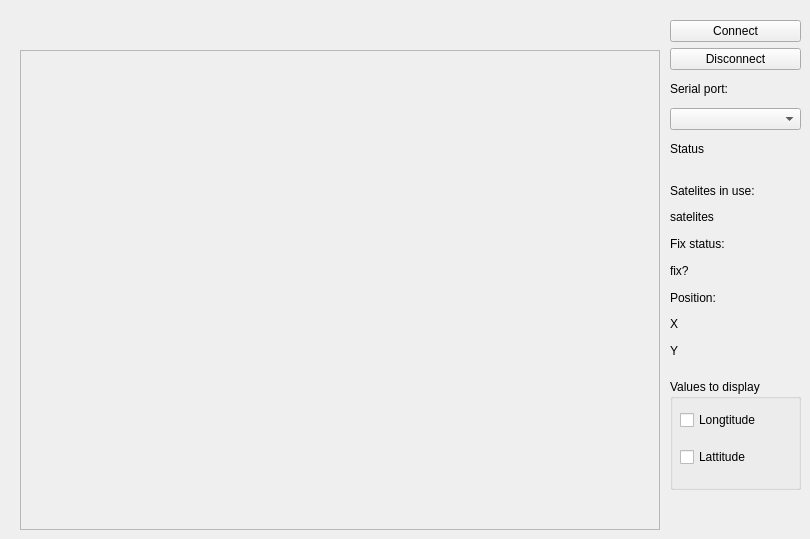
    <widget class="QWidget" name="gpsTab">
     <attribute name="title">
      <string>GPS</string>
     </attribute>
     <widget class="QLabel" name="gpsDisplayLabel">
      <property name="geometry">
       <rect>
        <x>20</x>
        <y>50</y>
        <width>640</width>
        <height>480</height>
       </rect>
      </property>
      <property name="frameShape">
       <enum>QFrame::StyledPanel</enum>
      </property>
      <property name="text">
       <string/>
      </property>
     </widget>
     <widget class="QWidget" name="verticalLayoutWidget_7">
      <property name="geometry">
       <rect>
        <x>670</x>
        <y>20</y>
        <width>131</width>
        <height>141</height>
       </rect>
      </property>
      <layout class="QVBoxLayout" name="verticalLayout_7">
       <item>
        <widget class="QPushButton" name="gpsConnectButton">
         <property name="text">
          <string>Connect</string>
         </property>
        </widget>
       </item>
       <item>
        <widget class="QPushButton" name="gpsDisconnectButton">
         <property name="text">
          <string>Disconnect</string>
         </property>
        </widget>
       </item>
       <item>
        <widget class="QLabel" name="label_5">
         <property name="text">
          <string>Serial port:</string>
         </property>
        </widget>
       </item>
       <item>
        <widget class="QComboBox" name="gpsPortCombo"/>
       </item>
       <item>
        <widget class="QLabel" name="gpsStatusLabel">
         <property name="text">
          <string>Status</string>
         </property>
        </widget>
       </item>
      </layout>
     </widget>
     <widget class="QGroupBox" name="gpsValuesGroupBox">
      <property name="geometry">
       <rect>
        <x>670</x>
        <y>379</y>
        <width>131</width>
        <height>111</height>
       </rect>
      </property>
      <property name="title">
       <string>Values to display</string>
      </property>
      <widget class="QWidget" name="verticalLayoutWidget_8">
       <property name="geometry">
        <rect>
         <x>10</x>
         <y>20</y>
         <width>111</width>
         <height>81</height>
        </rect>
       </property>
       <layout class="QVBoxLayout" name="verticalLayout_8">
        <item>
         <widget class="QCheckBox" name="longtitudeCheckBox">
          <property name="text">
           <string>Longtitude</string>
          </property>
         </widget>
        </item>
        <item>
         <widget class="QCheckBox" name="lattitudeCheckBox">
          <property name="text">
           <string>Lattitude</string>
          </property>
         </widget>
        </item>
       </layout>
      </widget>
     </widget>
     <widget class="QWidget" name="verticalLayoutWidget_9">
      <property name="geometry">
       <rect>
        <x>670</x>
        <y>180</y>
        <width>131</width>
        <height>181</height>
       </rect>
      </property>
      <layout class="QVBoxLayout" name="verticalLayout_9">
       <item>
        <widget class="QLabel" name="label_7">
         <property name="text">
          <string>Satelites in use:</string>
         </property>
        </widget>
       </item>
       <item>
        <widget class="QLabel" name="gpsSatelitesLabel">
         <property name="text">
          <string>satelites</string>
         </property>
        </widget>
       </item>
       <item>
        <widget class="QLabel" name="label_9">
         <property name="text">
          <string>Fix status:</string>
         </property>
        </widget>
       </item>
       <item>
        <widget class="QLabel" name="gpsFixLabel">
         <property name="text">
          <string>fix?</string>
         </property>
        </widget>
       </item>
       <item>
        <widget class="QLabel" name="label_18">
         <property name="text">
          <string>Position:</string>
         </property>
        </widget>
       </item>
       <item>
        <widget class="QLabel" name="gpsXLabel">
         <property name="text">
          <string>X</string>
         </property>
        </widget>
       </item>
       <item>
        <widget class="QLabel" name="gpsYLabel">
         <property name="text">
          <string>Y</string>
         </property>
        </widget>
       </item>
      </layout>
     </widget>
    </widget>
